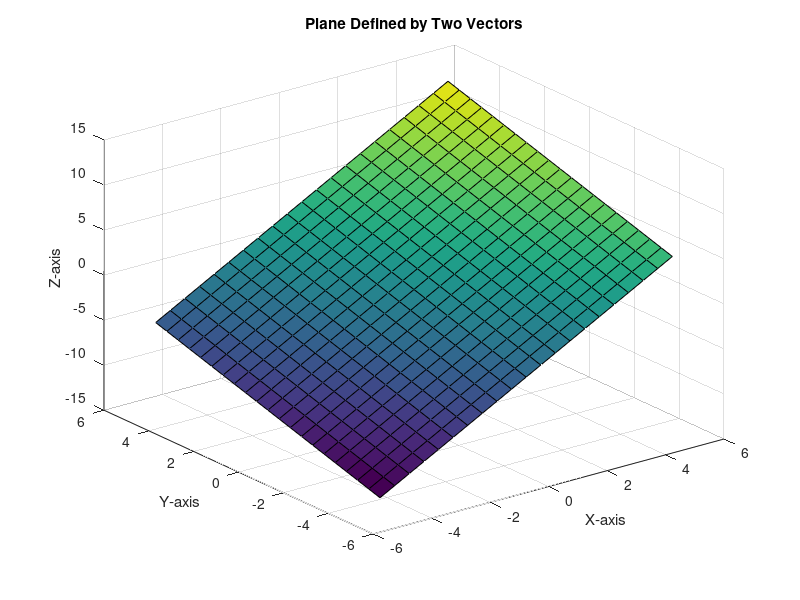

This chart was generated by the following MATLAB code:
clear;
clc;
close all;

%% Define two vectors
% These two vectors lie in the plane.
V1 = [1 4 5];
V2 = [2 3 6];

%% Find a vector perpendicular to the plane
% The cross product gives a normal vector to the plane.
N = cross(V1, V2);

%% Define a point on the plane
% We use the origin as a point on the plane.
P = [0 0 0];

%% Calculate the constant in the plane equation
% Plane equation:
% N(1)*X + N(2)*Y + N(3)*Z + D = 0
D = -dot(N, P);

%% Create an X-Y grid
[X, Y] = meshgrid(-5:0.5:5, -5:0.5:5);

%% Calculate Z from the plane equation
Z = -(N(1)*X + N(2)*Y + D) / N(3);

%% Plot the plane
figure;
surf(X, Y, Z);

xlabel('X-axis');
ylabel('Y-axis');
zlabel('Z-axis');
title('Plane Defined by Two Vectors');
grid on;
